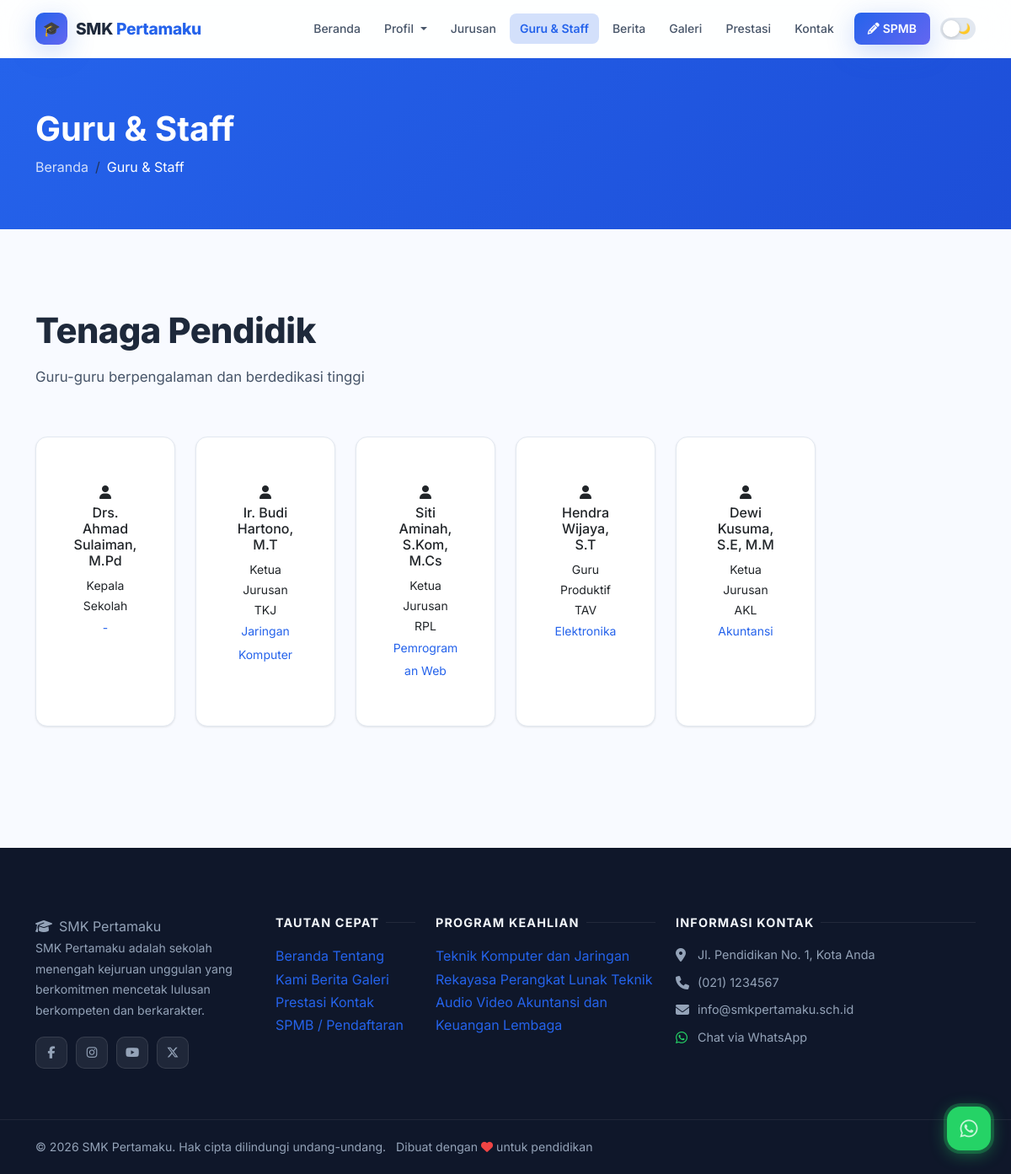
Screenshot of /guru-staff with the database file from the repository.
### tables this page shows
CREATE TABLE IF NOT EXISTS `teachers` (
  `id` INT AUTO_INCREMENT PRIMARY KEY,
  `name` VARCHAR(150) NOT NULL,
  `nip` VARCHAR(50) DEFAULT NULL,
  `position` VARCHAR(150) DEFAULT NULL,
  `subject` VARCHAR(150) DEFAULT NULL,
  `education` VARCHAR(200) DEFAULT NULL,
  `photo` VARCHAR(255) DEFAULT NULL,
  `email` VARCHAR(100) DEFAULT NULL,
  `phone` VARCHAR(20) DEFAULT NULL,
  `is_active` TINYINT(1) DEFAULT 1,
  `sort_order` INT DEFAULT 0,
  `created_at` TIMESTAMP DEFAULT CURRENT_TIMESTAMP
);

CREATE TABLE IF NOT EXISTS `social_media` (
  `id` INT AUTO_INCREMENT PRIMARY KEY,
  `platform` VARCHAR(50) NOT NULL,
  `url` VARCHAR(255) NOT NULL,
  `icon` VARCHAR(100) DEFAULT NULL,
  `is_active` TINYINT(1) DEFAULT 1
);

CREATE TABLE IF NOT EXISTS `programs` (
  `id` INT AUTO_INCREMENT PRIMARY KEY,
  `name` VARCHAR(200) NOT NULL,
  `code` VARCHAR(20) DEFAULT NULL,
  `description` LONGTEXT,
  `image` VARCHAR(255) DEFAULT NULL,
  `icon` VARCHAR(100) DEFAULT 'fas fa-laptop-code',
  `quota` INT DEFAULT 36,
  `is_active` TINYINT(1) DEFAULT 1,
  `sort_order` INT DEFAULT 0,
  `created_at` TIMESTAMP DEFAULT CURRENT_TIMESTAMP
);

### app/controllers/PublicController.php (called while the page is built, shortened)
<?php
class PublicController {
    public function teachers() {
        $db = getDB();
        $res = $db->query("SELECT * FROM teachers WHERE is_active=1 ORDER BY sort_order ASC");
        $teachers = $res ? $res->fetch_all(MYSQLI_ASSOC) : [];
        require_once __DIR__ . '/../../views/public/teachers.php';
    }
}

### index.php (called while the page is built, shortened)
<?php
require_once __DIR__ . '/routes/web.php';

### app/helpers.php (called while the page is built, shortened)
<?php
function getSettings() {
    $db = getDB();
    $res = $db->query("SELECT `key`, value FROM settings");
    $data = [];
    while ($row = $res->fetch_assoc()) {
        $data[$row['key']] = $row['value'];
    }
    return $data;
}

### views/public/teachers.php (the view, shortened to what this page needs)
<?php
require_once __DIR__ . '/../layouts/header.php';
?>
<div style="background:linear-gradient(135deg,var(--primary),var(--primary-dark));padding:60px 0;color:#fff;">
    <div class="container">
        <h1 class="fw-bold mb-2">Guru & Staff</h1>
        <nav aria-label="breadcrumb">
            <ol class="breadcrumb mb-0"><li class="breadcrumb-item"><a href="<?= APP_URL ?>/" style="color:rgba(255,255,255,0.8);">Beranda</a></li><li class="breadcrumb-item active text-white">Guru & Staff</li></ol>
        </nav>
    </div>
</div>
<section class="section">
    <div class="container">
        <div class="section-heading">
            <h2>Tenaga Pendidik</h2>
            <p>Guru-guru berpengalaman dan berdedikasi tinggi</p>
        </div>
        <div class="row g-4 mb-5">
            <?php foreach ($teachers as $teacher): ?>
            <div class="col-lg-2 col-md-3 col-4">
                <div class="card teacher-card h-100">
                    <div class="card-body py-4">
                        <div class="teacher-photo">
                            <?php if (!empty($teacher['photo'])): ?>
                                <img src="<?= UPLOAD_URL . htmlspecialchars($teacher['photo']) ?>" alt="<?= htmlspecialchars($teacher['name']) ?>">
                            <?php else: ?>
                                <div class="photo-placeholder"><i class="fas fa-user"></i></div>
                            <?php endif; ?>
                        </div>
                        <h6><?= htmlspecialchars($teacher['name']) ?></h6>
                        <small class="d-block"><?= htmlspecialchars($teacher['position'] ?? '') ?></small>
                        <?php if (!empty($teacher['subject'])): ?>
                            <small style="color:var(--primary);"><?= htmlspecialchars($teacher['subject']) ?></small>
                        <?php endif; ?>
                    </div>
                </div>
            </div>
            <?php endforeach; ?>
        </div>
    </div>
</section>
<?php require_once __DIR__ . '/../layouts/footer.php'; ?>

### views/layouts/footer.php (shortened to what this page needs)
<?php
$settings = getSettings();
$schoolName = $settings['school_name'] ?? 'SMK Pertamaku';
$footerAbout = $settings['footer_about'] ?? '';
$address = $settings['school_address'] ?? '';
$phone = $settings['school_phone'] ?? '';
$email = $settings['school_email'] ?? '';
$whatsapp = $settings['whatsapp_number'] ?? '';
$currentYear = date('Y');
$db = getDB();
$progRes = $db->query("SELECT id, name FROM programs WHERE is_active=1 ORDER BY sort_order LIMIT 6");
$footerPrograms = $progRes ? $progRes->fetch_all(MYSQLI_ASSOC) : [];
$smRes = $db->query("SELECT * FROM social_media WHERE is_active=1");
$socialMedia = $smRes ? $smRes->fetch_all(MYSQLI_ASSOC) : [];
?>
</main>
<footer class="site-footer">
    <div class="container">
        <div class="row g-4">
            <div class="col-lg-3 col-md-6">
                <span class="footer-brand"><i class="fas fa-graduation-cap me-2"></i><?= htmlspecialchars($schoolName) ?></span>
                <p><?= htmlspecialchars($footerAbout) ?></p>
                <?php if ($socialMedia): ?>
                <div class="social-links">
                    <?php foreach ($socialMedia as $sm): ?>
                        <a href="<?= htmlspecialchars($sm['url']) ?>" target="_blank" rel="noopener" class="social-link" title="<?= htmlspecialchars($sm['platform']) ?>">
                            <i class="<?= htmlspecialchars($sm['icon'] ?? 'fas fa-link') ?>"></i>
                        </a>
                    <?php endforeach; ?>
                </div>
                <?php endif; ?>
            </div>
            <div class="col-lg-2 col-md-6">
                <h5>Tautan Cepat</h5>
                <a href="<?= APP_URL ?>/">Beranda</a>
                <a href="<?= APP_URL ?>/profil">Tentang Kami</a>
                <a href="<?= APP_URL ?>/berita">Berita</a>
                <a href="<?= APP_URL ?>/galeri">Galeri</a>
                <a href="<?= APP_URL ?>/prestasi">Prestasi</a>
                <a href="<?= APP_URL ?>/kontak">Kontak</a>
                <a href="<?= APP_URL ?>/spmb">SPMB / Pendaftaran</a>
            </div>
            <div class="col-lg-3 col-md-6">
                <h5>Program Keahlian</h5>
                <?php foreach ($footerPrograms as $prog): ?>
                    <a href="<?= APP_URL ?>/jurusan/<?= $prog['id'] ?>"><?= htmlspecialchars($prog['name']) ?></a>
                <?php endforeach; ?>
            </div>
            <div class="col-lg-4 col-md-6">
                <h5>Informasi Kontak</h5>
                <?php if ($address): ?>
                <div class="d-flex gap-2 mb-2">
                    <i class="fas fa-map-marker-alt mt-1" style="color:#94a3b8;width:18px;"></i>
                    <span style="color:var(--footer-text);font-size:0.9rem;"><?= htmlspecialchars($address) ?></span>
                </div>
                <?php endif; ?>
                <?php if ($phone): ?>
                <div class="d-flex gap-2 mb-2">
                    <i class="fas fa-phone mt-1" style="color:#94a3b8;width:18px;"></i>
                    <a href="tel:<?= preg_replace('/[^0-9+]/', '', $phone) ?>" style="color:var(--footer-text);font-size:0.9rem;"><?= htmlspecialchars($phone) ?></a>
                </div>
                <?php endif; ?>
                <?php if ($email): ?>
                <div class="d-flex gap-2 mb-2">
                    <i class="fas fa-envelope mt-1" style="color:#94a3b8;width:18px;"></i>
                    <a href="mailto:<?= htmlspecialchars($email) ?>" style="color:var(--footer-text);font-size:0.9rem;"><?= htmlspecialchars($email) ?></a>
                </div>
                <?php endif; ?>
                <?php if ($whatsapp): ?>
                <div class="d-flex gap-2 mb-2">
                    <i class="fab fa-whatsapp mt-1" style="color:#25d366;width:18px;"></i>
                    <a href="https://wa.me/<?= preg_replace('/[^0-9]/', '', $whatsapp) ?>" target="_blank" style="color:var(--footer-text);font-size:0.9rem;">Chat via WhatsApp</a>
                </div>
                <?php endif; ?>
            </div>
        </div>
    </div>
    <div class="footer-bottom">
        <div class="container">
            <p class="mb-0">
                &copy; <?= $currentYear ?> <?= htmlspecialchars($schoolName) ?>. Hak cipta dilindungi undang-undang.
                <span class="ms-2">Dibuat dengan <i class="fas fa-heart" style="color:#ef4444;"></i> untuk pendidikan</span>
            </p>
        </div>
    </div>
</footer>
<?php if ($whatsapp): ?>
<a href="https://wa.me/<?= preg_replace('/[^0-9]/', '', $whatsapp) ?>?text=Halo+<?= urlencode($schoolName) ?>%2C+saya+ingin+bertanya..."
   class="whatsapp-float" target="_blank" rel="noopener" title="Chat WhatsApp">
    <i class="fab fa-whatsapp"></i>
</a>
<?php endif; ?>
</body>
</html>

### assets/css/style.css (style rules this page uses)
:root { --bg: #f8faff; --bg-secondary: #f0f4ff; --bg-card: #ffffff; --text: #1e293b; --text-secondary:#475569; --text-muted: #94a3b8; --primary: #2563eb; --primary-light: #3b82f6; --primary-dark: #1d4ed8; --primary-glow: rgba(37,99,235,0.20); --accent: #6366f1; --accent-glow: rgba(99,102,241,0.18); --success: #16a34a; --warning: #d97706; --danger: #dc2626; --border: #e2e8f0; --border-light: #f1f5f9; --navbar-bg: rgba(255,255,255,0.85); --footer-bg: #0f172a; --footer-text: #94a3b8; --shadow-sm: 0 1px 3px rgba(0,0,0,0.06), 0 1px 2px rgba(0,0,0,0.04); --shadow: 0 4px 16px rgba(0,0,0,0.08); --shadow-md: 0 8px 32px rgba(0,0,0,0.10); --shadow-lg: 0 20px 60px rgba(0,0,0,0.12); --shadow-blue: 0 8px 32px rgba(37,99,235,0.25); --radius: 14px; --radius-lg: 20px; --transition: all 0.3s cubic-bezier(0.4,0,0.2,1); --gradient: linear-gradient(135deg, #2563eb 0%, #6366f1 100%); --gradient-hero: linear-gradient(135deg, #0f172a 0%, #1e3a8a 50%, #1e1b4b 100%); }
*, *::before, *::after { box-sizing: border-box; }
html { scroll-behavior: smooth; font-size: 16px; }
body { background-color: var(--bg); color: var(--text); font-family: 'Segoe UI', system-ui, -apple-system, 'Helvetica Neue', sans-serif; line-height: 1.7; transition: background-color 0.4s ease, color 0.3s ease; overflow-x: hidden; }
a { color: var(--primary); text-decoration: none; transition: var(--transition); }
.section { padding: 96px 0; }
.section-heading { margin-bottom: 56px; }
.section-heading h2 { font-size: clamp(1.75rem, 3.5vw, 2.6rem); font-weight: 800; color: var(--text); line-height: 1.2; letter-spacing: -0.5px; margin-bottom: 14px; }
.section-heading p { color: var(--text-secondary); font-size: 1.05rem; max-width: 560px; line-height: 1.8; }
.site-footer { background: var(--footer-bg); padding: 80px 0 0; color: var(--footer-text); }
.site-footer p { font-size: 0.88rem; line-height: 1.75; color: var(--footer-text); }
.site-footer h5 { color: #f1f5f9; font-size: 0.9rem; font-weight: 700; text-transform: uppercase; letter-spacing: 0.08em; margin-bottom: 18px; display: flex; align-items: center; gap: 8px; }
.site-footer h5::after { content: ''; flex: 1; height: 1px; background: rgba(255,255,255,0.08); }
.social-links { display: flex; gap: 10px; margin-top: 18px; flex-wrap: wrap; }
.social-link { width: 38px; height: 38px; background: rgba(255,255,255,0.07); border: 1px solid rgba(255,255,255,0.1); border-radius: 10px; display: flex; align-items: center; justify-content: center; color: var(--footer-text); font-size: 0.9rem; transition: var(--transition); }
.footer-bottom { margin-top: 60px; border-top: 1px solid rgba(255,255,255,0.07); padding: 20px 0; display: flex; align-items: center; justify-content: space-between; flex-wrap: wrap; gap: 12px; font-size: 0.82rem; color: var(--footer-text); }
.whatsapp-float { position: fixed; bottom: 28px; right: 24px; width: 52px; height: 52px; background: #25d366; border-radius: 16px; display: flex; align-items: center; justify-content: center; color: #fff; font-size: 1.5rem; z-index: 1000; box-shadow: 0 4px 20px rgba(37,211,102,0.45); transition: var(--transition); }
.whatsapp-float::before { content: ''; position: absolute; inset: -4px; background: rgba(37,211,102,0.25); border-radius: 20px; animation: wa-pulse 2.5s ease-in-out infinite; }
.teacher-card { background: var(--bg-card); border: 1px solid var(--border); border-radius: var(--radius-lg); padding: 28px 20px; text-align: center; transition: var(--transition); }
.card { background: var(--bg-card); border: 1px solid var(--border); border-radius: var(--radius); transition: var(--transition); box-shadow: var(--shadow-sm); }
.card-body { padding: 20px 22px; }

### views/layouts/header.php (style rules this page uses)
body { font-family:'Inter',system-ui,sans-serif; }

### rows the page displays
teachers: name "Drs. Ahmad Sulaiman, M.Pd", position "Kepala Sekolah", subject "-"
teachers: name "Ir. Budi Hartono, M.T", position "Ketua Jurusan TKJ", subject "Jaringan Komputer"
teachers: name "Siti Aminah, S.Kom, M.Cs", position "Ketua Jurusan RPL", subject "Pemrograman Web"
teachers: name "Hendra Wijaya, S.T", position "Guru Produktif TAV", subject "Elektronika"
teachers: name "Dewi Kusuma, S.E, M.M", position "Ketua Jurusan AKL", subject "Akuntansi"
programs: name "Teknik Komputer dan Jaringan"
programs: name "Rekayasa Perangkat Lunak"
programs: name "Teknik Audio Video"
programs: name "Akuntansi dan Keuangan Lembaga"

### other values shown
explode(' ', $schoolName)[0] "SMK"
implode(' ', array_slice(explode(' ', $schoolName), 1)) "Pertamaku"
$schoolName "SMK Pertamaku"
$footerAbout "SMK Pertamaku adalah sekolah menengah kejuruan unggulan yang berkomitmen mencetak lulusan berkompeten dan berkarakter."
$address "Jl. Pendidikan No. 1, Kota Anda"
$phone "(021) 1234567"
$email "info@smkpertamaku.sch.id"
